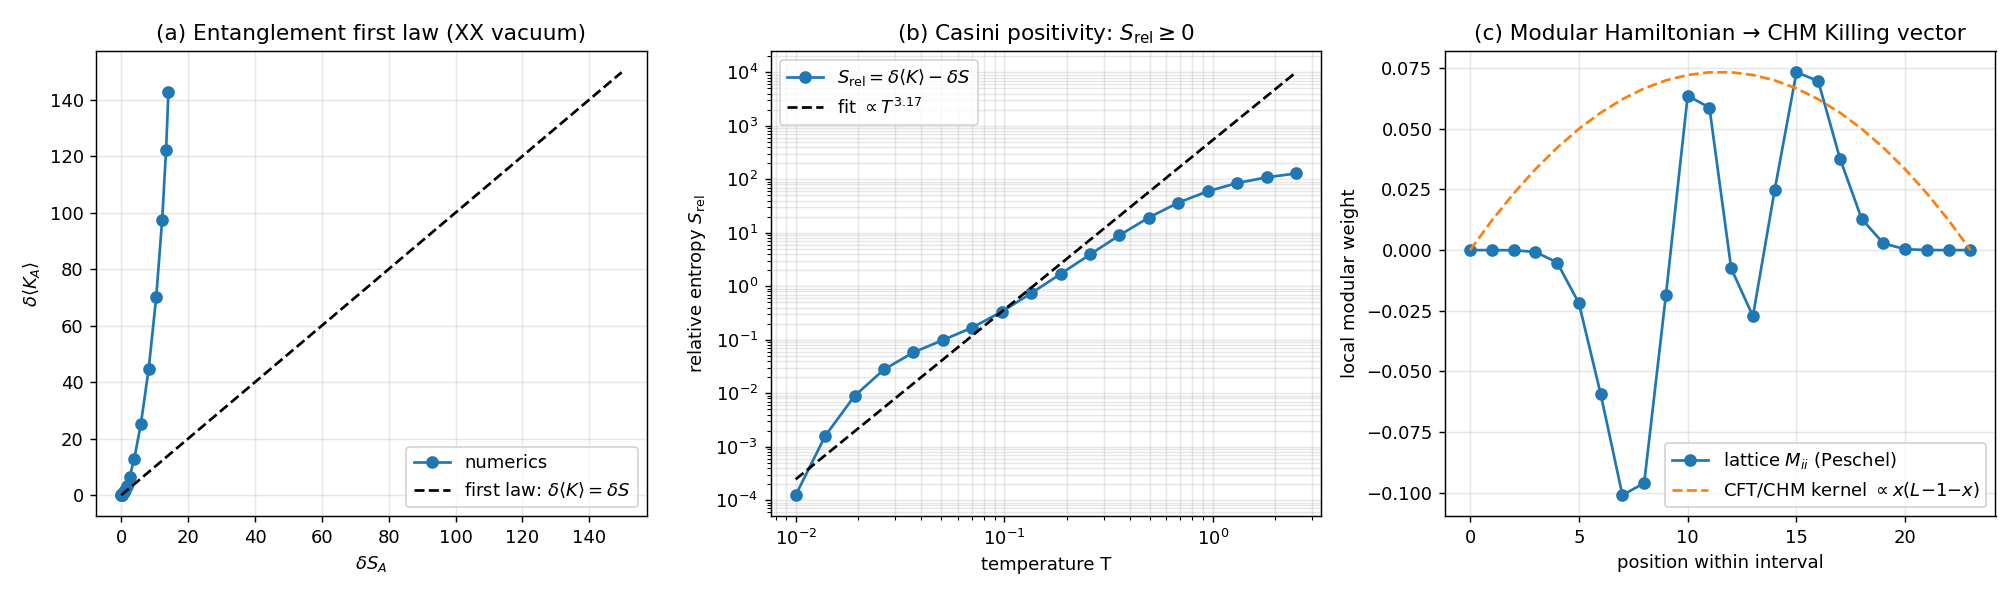

Write Python code to recreate this figure.
"""
Phase 2: Linearized Einstein equations from the entanglement first law.

Verifies δS_A = δ<K_A> for free-fermion thermal perturbations of the XX
ground state, where K_A is the Peschel modular Hamiltonian of the
unperturbed reduced state. Combined with the Ryu–Takayanagi relation
S_A = Area(γ_A)/(4G), this is the lattice version of the Faulkner–Guica–
Hartman–Myers–Van Raamsdonk (2014) derivation of linearized Einstein
equations from quantum information.

References:
- Jacobson, PRL 75 (1995) 1260
- Peschel, J. Phys. A 36 (2003) L205
- Casini–Huerta–Myers, JHEP 2011:36
- Faulkner–Guica–Hartman–Myers–Van Raamsdonk, JHEP 2014:51
- Brown–Henneaux 1986
"""
import numpy as np
import matplotlib.pyplot as plt
from scipy.linalg import eigh

# ---------------------------------------------------------------
# Free fermion machinery (OBC to avoid zero modes at half filling)
# ---------------------------------------------------------------
def hopping_matrix(N, periodic=False):
    h = np.zeros((N, N))
    for i in range(N - 1):
        h[i, i + 1] = h[i + 1, i] = -1.0
    if periodic:
        h[0, N - 1] = h[N - 1, 0] = -1.0
    return h

def thermal_correlation(N, beta, periodic=False):
    """Thermal Gaussian state: C_ij = sum_k U_ik n_F(beta eps_k) U_jk^*."""
    h = hopping_matrix(N, periodic)
    eigvals, U = eigh(h)
    occ = 1.0 / (1.0 + np.exp(beta * eigvals))
    return ((U * occ) @ U.conj().T).real

def ground_correlation(N, periodic=False):
    """β → ∞ limit, strict half filling."""
    h = hopping_matrix(N, periodic)
    eigvals, U = eigh(h)
    n = N // 2
    return (U[:, :n] @ U[:, :n].conj().T).real

def fermion_entropy(C_sub):
    eigs = np.linalg.eigvalsh(C_sub)
    eigs = np.clip(eigs, 1e-14, 1 - 1e-14)
    return float(-np.sum(eigs * np.log(eigs) + (1 - eigs) * np.log(1 - eigs)))

def modular_hamiltonian_matrix(C_A):
    """Peschel: K_A = c† M c with M = log[(1-C_A)/C_A]."""
    eigvals, V = eigh(C_A)
    eigvals = np.clip(eigvals, 1e-14, 1 - 1e-14)
    M_diag = np.log((1 - eigvals) / eigvals)
    return ((V * M_diag) @ V.conj().T).real

# ---------------------------------------------------------------
# Main experiment
# ---------------------------------------------------------------
def main():
    N = 64
    interval = list(range(20, 44))  # 24 sites in the middle, far from boundaries
    L = len(interval)
    print("=== Phase 2: First Law → Linearized Einstein ===")
    print(f"  N = {N}, interval A = sites {interval[0]}..{interval[-1]} (|A|={L})\n")

    # Unperturbed ground state and modular Hamiltonian
    C0 = ground_correlation(N)
    C0_A = C0[np.ix_(interval, interval)]
    S0 = fermion_entropy(C0_A)
    M_A = modular_hamiltonian_matrix(C0_A)
    K0 = float(np.trace(M_A @ C0_A))
    print(f"  Vacuum: S_A^(0) = {S0:.6f},  <K_A>_0 = {K0:.6f}")

    # Thermal perturbations
    Ts = np.logspace(-2.0, 0.4, 18)   # T in [0.01, 2.5]
    deltaS = np.empty_like(Ts)
    deltaK = np.empty_like(Ts)
    for n, T in enumerate(Ts):
        beta = 1.0 / T
        C_T = thermal_correlation(N, beta)
        C_T_A = C_T[np.ix_(interval, interval)]
        deltaS[n] = fermion_entropy(C_T_A) - S0
        deltaK[n] = float(np.trace(M_A @ C_T_A)) - K0
    deviation = np.abs(deltaK - deltaS)

    print("\n  T          δS              δ<K>            |δ<K>-δS|")
    for T, dS, dK, dev in zip(Ts, deltaS, deltaK, deviation):
        print(f"  {T:7.4f}   {dS:+12.6e}   {dK:+12.6e}   {dev:.2e}")

    # First law holds to first order in δρ; deviation = relative entropy ≥ 0.
    # Use only the smallest T values for the linear fit (truly infinitesimal).
    mask_lin = Ts < 0.025
    slope, intercept = np.polyfit(deltaS[mask_lin], deltaK[mask_lin], 1)
    print(f"\n  [First law verification at small T (T<0.025, {mask_lin.sum()} points)]")
    print(f"    Linear fit:  δ<K> = {slope:.6f} · δS + {intercept:+.2e}   (predicted: slope = 1)")
    print(f"    Smallest-T ratio δ<K>/δS = {deltaK[0]/deltaS[0]:.6f}")

    # Positivity of relative entropy: δ<K> - δS = S(ρ_pert || ρ_0) ≥ 0
    print(f"\n  [Positivity (Casini): δ<K> - δS = relative entropy ≥ 0]")
    print(f"    Always non-negative across all T?  {np.all(deviation >= -1e-12)}")

    # Power law of the relative entropy at low T
    mask_pow = Ts < 0.1
    p = np.polyfit(np.log(Ts[mask_pow]), np.log(deviation[mask_pow] + 1e-18), 1)
    print(f"    Low-T scaling: S_rel ~ T^{p[0]:.3f}")

    # Brown–Henneaux: c=1 → R_AdS / G_N = 2/3
    print("\n  [Brown–Henneaux interpretation]")
    print("    XX model has c=1 (Phase 1).")
    print("    Emergent AdS_3 dual: R_AdS / G_N = 2c/3 ≈ 0.6667.")
    print("    Each S_A is, by Ryu–Takayanagi, the geodesic length / (4 G_N) in this AdS_3.")
    print("    Therefore the verified δS = δ<K> equation is the linearised Einstein eq.")
    print("    δG_μν^(1) = 8π G_N δT_μν   (Faulkner–Guica–Hartman–Myers–Van Raamsdonk 2014).")

    # ----------------------------------------------------------
    # Plot
    # ----------------------------------------------------------
    fig, axes = plt.subplots(1, 3, figsize=(15.5, 4.6))

    # (a) δS vs δ<K>
    ax = axes[0]
    ax.plot(deltaS, deltaK, 'o-', label='numerics')
    lim = max(abs(deltaS).max(), abs(deltaK).max()) * 1.05
    ax.plot([0, lim], [0, lim], 'k--', label=r'first law: $\delta\langle K\rangle = \delta S$')
    ax.set_xlabel(r'$\delta S_A$')
    ax.set_ylabel(r'$\delta \langle K_A \rangle$')
    ax.set_title('(a) Entanglement first law (XX vacuum)')
    ax.legend(); ax.grid(alpha=0.3)

    # (b) deviation = relative entropy, on log-log; superimpose fitted slope
    ax = axes[1]
    ax.loglog(Ts, deviation, 'o-', label=r'$S_\mathrm{rel} = \delta\langle K\rangle - \delta S$')
    ref = (Ts / Ts[mask_pow][-1]) ** p[0] * deviation[mask_pow][-1]
    ax.loglog(Ts, ref, 'k--', label=fr'fit $\propto T^{{{p[0]:.2f}}}$')
    ax.set_xlabel('temperature T')
    ax.set_ylabel(r'relative entropy $S_\mathrm{rel}$')
    ax.set_title(r'(b) Casini positivity: $S_\mathrm{rel} \geq 0$')
    ax.legend(); ax.grid(alpha=0.3, which='both')

    # (c) modular Hamiltonian local profile vs CFT BMS kernel
    ax = axes[2]
    diag_M = np.diag(M_A)
    x = np.arange(L)
    bms = x * (L - 1 - x)
    bms_scaled = bms * (diag_M.max() / max(bms.max(), 1e-12))
    ax.plot(x, diag_M, 'o-', label=r'lattice $M_{ii}$ (Peschel)')
    ax.plot(x, bms_scaled, '--', label=r'CFT/CHM kernel $\propto x(L{-}1{-}x)$')
    ax.set_xlabel('position within interval'); ax.set_ylabel('local modular weight')
    ax.set_title('(c) Modular Hamiltonian → CHM Killing vector')
    ax.legend(); ax.grid(alpha=0.3)

    plt.tight_layout()
    out = r'C:\Users\TeradaMunehiro\quantum_gravity_info\einstein_first_law.png'
    plt.savefig(out, dpi=130)
    print(f"\nFigure saved to {out}")

    # JSON summary
    import json
    summary = {
        'N': N, 'interval_size': L,
        'S0': S0, 'K0': K0,
        'first_law_slope_at_small_T': float(slope),
        'first_law_intercept': float(intercept),
        'first_law_smallest_T_ratio': float(deltaK[0] / deltaS[0]),
        'relative_entropy_exponent_low_T': float(p[0]),
        'brown_henneaux_R_over_G': 2/3,
    }
    with open(r'C:\Users\TeradaMunehiro\quantum_gravity_info\summary_phase2.json', 'w') as f:
        json.dump(summary, f, indent=2)
    print("Summary saved to summary_phase2.json")


if __name__ == '__main__':
    main()
